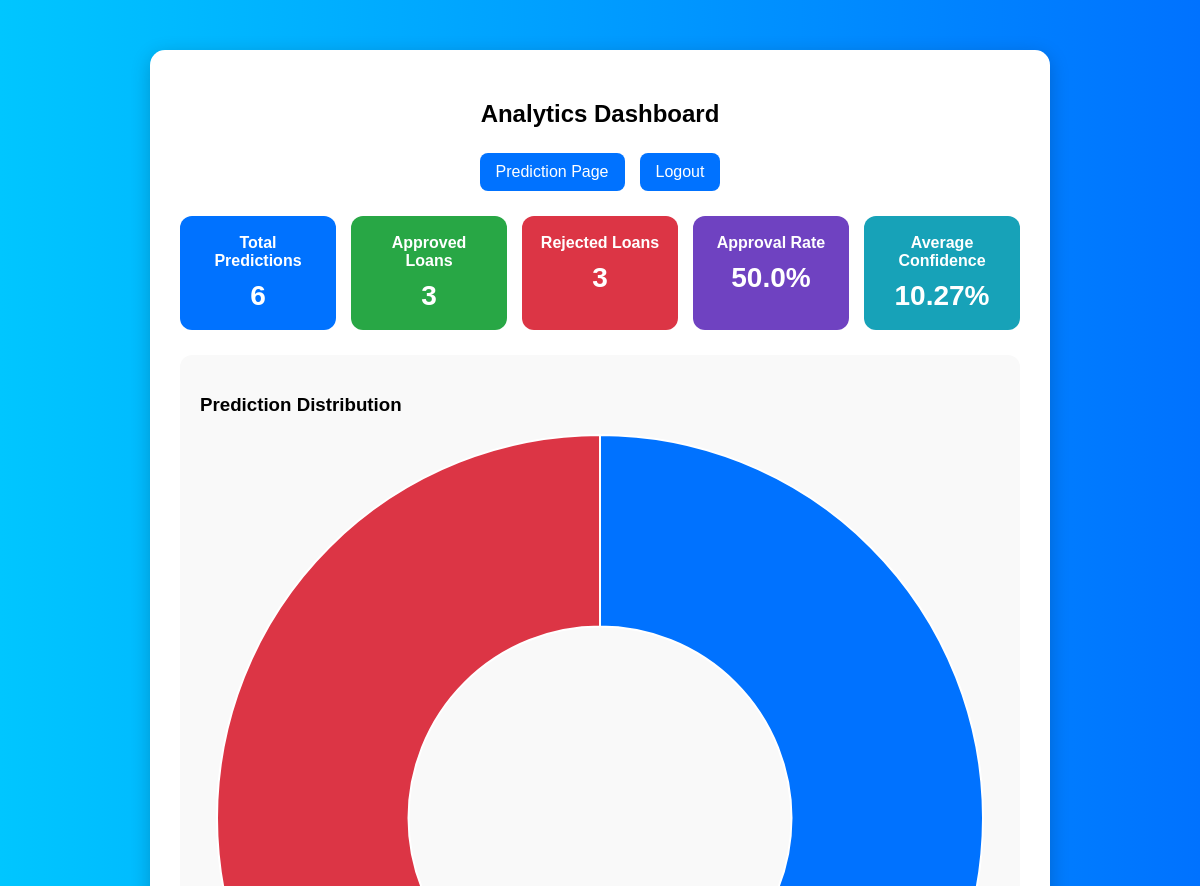
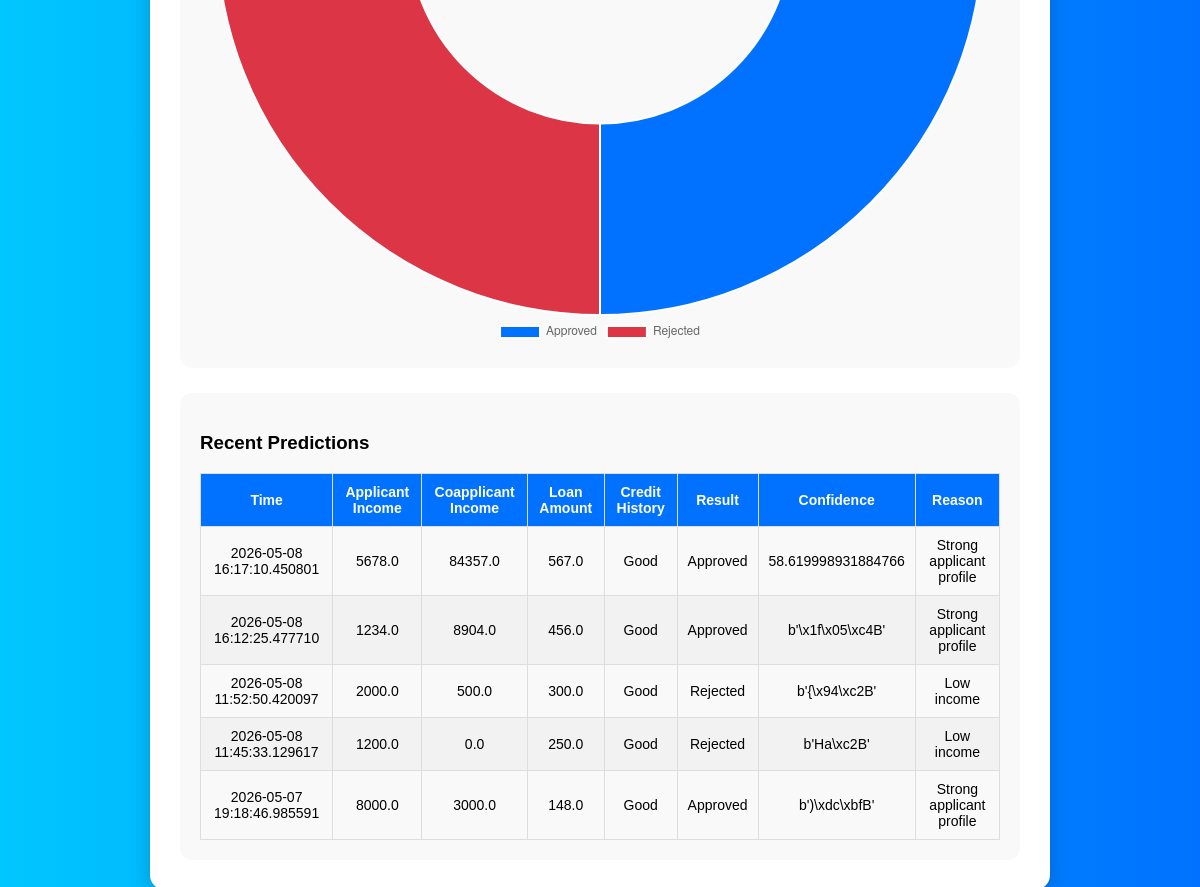
The app's page /dashboard (signed in) with its own data (2 pictures, top to bottom).
### tables this page shows
CREATE TABLE predictions (
            id INTEGER PRIMARY KEY AUTOINCREMENT,
            time TEXT,
            gender TEXT,
            married TEXT,
            dependents TEXT,
            education TEXT,
            self_employed TEXT,
            applicant_income REAL,
            coapplicant_income REAL,
            total_income REAL,
            loan_amount REAL,
            loan_term REAL,
            credit_history TEXT,
            property_area TEXT,
            result TEXT,
            confidence REAL,
            reason TEXT
        );

### app.py (the view)
@app.route('/dashboard')
def dashboard():
    if 'user' not in session:
        return redirect(url_for('login'))
    conn = sqlite3.connect(DB_PATH)
    conn.row_factory = sqlite3.Row
    cursor = conn.cursor()
    cursor.execute("SELECT COUNT(*) AS total FROM predictions")
    total_predictions = cursor.fetchone()["total"]
    cursor.execute("SELECT COUNT(*) AS approved FROM predictions WHERE result='Approved'")
    approved_count = cursor.fetchone()["approved"]
    cursor.execute("SELECT COUNT(*) AS rejected FROM predictions WHERE result='Rejected'")
    rejected_count = cursor.fetchone()["rejected"]
    approval_rate = round((approved_count / total_predictions) * 100, 2) if total_predictions > 0 else 0
    cursor.execute("SELECT AVG(confidence) AS avg_conf FROM predictions")
    avg_conf_row = cursor.fetchone()
    average_confidence = round(avg_conf_row["avg_conf"], 2) if avg_conf_row["avg_conf"] else 0
    cursor.execute("""
        SELECT result, COUNT(*) AS cnt
        FROM predictions
        GROUP BY result
    """)
    result_rows = cursor.fetchall()
    chart_labels = [row["result"] for row in result_rows]
    chart_values = [row["cnt"] for row in result_rows]
    cursor.execute("""
        SELECT time, applicant_income, coapplicant_income, loan_amount,
               credit_history, result, confidence, reason
        FROM predictions
        ORDER BY id DESC
        LIMIT 5
    """)
    recent_predictions = cursor.fetchall()
    conn.close()
    return render_template(
        "dashboard.html",
        total_predictions=total_predictions,
        approved_count=approved_count,
        rejected_count=rejected_count,
        approval_rate=approval_rate,
        average_confidence=average_confidence,
        chart_labels=chart_labels,
        chart_values=chart_values,
        recent_predictions=recent_predictions
    )

### templates/dashboard.html (shortened to what this page needs)
<!DOCTYPE html>
<html>
<head>
    <link rel="stylesheet" href="{{ url_for('static', filename='style.css') }}">
</head>
<body>
<div class="container">
    <h2>Analytics Dashboard</h2>
    <div class="dashboard-links">
        <a href="/">Prediction Page</a>
        <a href="/logout">Logout</a>
    </div>
    <div class="stats-grid">
        <div class="stat-box blue">
            <h3>Total Predictions</h3>
            <p>{{ total_predictions }}</p>
        </div>
        <div class="stat-box green">
            <h3>Approved Loans</h3>
            <p>{{ approved_count }}</p>
        </div>
        <div class="stat-box red">
            <h3>Rejected Loans</h3>
            <p>{{ rejected_count }}</p>
        </div>
        <div class="stat-box purple">
            <h3>Approval Rate</h3>
            <p>{{ approval_rate }}%</p>
        </div>
        <div class="stat-box teal">
            <h3>Average Confidence</h3>
            <p>{{ average_confidence }}%</p>
        </div>
    </div>
    <div class="chart-card">
        <h3>Prediction Distribution</h3>
        <canvas id="resultChart"></canvas>
    </div>
    <div class="table-card">
        <h3>Recent Predictions</h3>
        <table>
            <thead>
                <tr>
                    <th>Time</th>
                    <th>Applicant Income</th>
                    <th>Coapplicant Income</th>
                    <th>Loan Amount</th>
                    <th>Credit History</th>
                    <th>Result</th>
                    <th>Confidence</th>
                    <th>Reason</th>
                </tr>
            </thead>
            <tbody>
                {% for row in recent_predictions %}
                <tr>
                    <td>{{ row['time'] }}</td>
                    <td>{{ row['applicant_income'] }}</td>
                    <td>{{ row['coapplicant_income'] }}</td>
                    <td>{{ row['loan_amount'] }}</td>
                    <td>{{ row['credit_history'] }}</td>
                    <td>{{ row['result'] }}</td>
                    <td>{{ row['confidence'] }}</td>
                    <td>{{ row['reason'] }}</td>
                </tr>
                {% endfor %}
            </tbody>
        </table>
    </div>
</div>
<script>
  const labels = JSON.parse('{{ chart_labels | tojson | safe }}');
  const values = JSON.parse('{{ chart_values | tojson | safe }}');
    const ctx = document.getElementById('resultChart').getContext('2d');
    new Chart(ctx, {
        type: 'doughnut',
        data: {
            labels: labels,
            datasets: [{
                data: values,
                backgroundColor: ['#0072ff', '#dc3545', '#28a745', '#ffb74d']
            }]
        },
        options: {
            responsive: true,
            plugins: {
                legend: {
                    position: 'bottom'
                }
            }
        }
    });
</script>
</body>
</html>

### static/style.css (style rules this page uses)
body { font-family: Arial, sans-serif; background: linear-gradient(to right, #00c6ff, #0072ff); margin: 0; padding: 0; }
.container { width: 70%; margin: 50px auto; background: white; padding: 30px; border-radius: 15px; box-shadow: 0px 5px 20px rgba(0,0,0,0.2); }
h2 { text-align: center; margin-bottom: 25px; }
.dashboard-links { display: flex; justify-content: center; gap: 15px; margin-bottom: 25px; }
.dashboard-links a { text-decoration: none; color: white; background: #0072ff; padding: 10px 16px; border-radius: 8px; }
.stats-grid { display: grid; grid-template-columns: repeat(5, 1fr); gap: 15px; margin-bottom: 25px; }
.stat-box { color: white; padding: 18px; border-radius: 12px; text-align: center; }
.stat-box h3 { margin: 0 0 10px 0; font-size: 16px; }
.stat-box p { font-size: 28px; font-weight: bold; margin: 0; }
.stat-box.blue { background: #0072ff; }
.stat-box.green { background: #28a745; }
.stat-box.red { background: #dc3545; }
.stat-box.purple { background: #6f42c1; }
.stat-box.teal { background: #17a2b8; }
.chart-card, .table-card { margin-top: 25px; background: #f9f9f9; padding: 20px; border-radius: 12px; }
table { width: 100%; border-collapse: collapse; margin-top: 15px; }
th, td { border: 1px solid #ddd; padding: 10px; text-align: center; font-size: 14px; }
th { background: #0072ff; color: white; }
tr:nth-child(even) { background: #f2f2f2; }

### records on screen
predictions: time "2026-05-08 16:17:10.450801", applicant_income "5678.0", coapplicant_income "84357.0", loan_amount "567.0", credit_history "Good", result "Approved", confidence "58.619998931884766", reason "Strong applicant profile"
predictions: time "2026-05-08 16:12:25.477710", applicant_income "1234.0", coapplicant_income "8904.0", loan_amount "456.0", credit_history "Good", result "Approved", confidence "b'\\x1f\\x05\\xc4B'", reason "Strong applicant profile"
predictions: time "2026-05-08 11:52:50.420097", applicant_income "2000.0", coapplicant_income "500.0", loan_amount "300.0", credit_history "Good", result "Rejected", confidence "b'{\\x94\\xc2B'", reason "Low income"
predictions: time "2026-05-08 11:45:33.129617", applicant_income "1200.0", coapplicant_income "0.0", loan_amount "250.0", credit_history "Good", result "Rejected", confidence "b'Ha\\xc2B'", reason "Low income"
predictions: time "2026-05-07 19:18:46.985591", applicant_income "8000.0", coapplicant_income "3000.0", loan_amount "148.0", credit_history "Good", result "Approved", confidence "b')\\xdc\\xbfB'", reason "Strong applicant profile"

### other values on screen
{{ total_predictions }} "6"
{{ approved_count }} "3"
{{ rejected_count }} "3"
{{ approval_rate }} "50.0"
{{ average_confidence }} "10.27"
chart data {{ chart_labels | tojson | safe }} ["Approved", "Rejected"]
chart data {{ chart_values | tojson | safe }} [3, 3]
